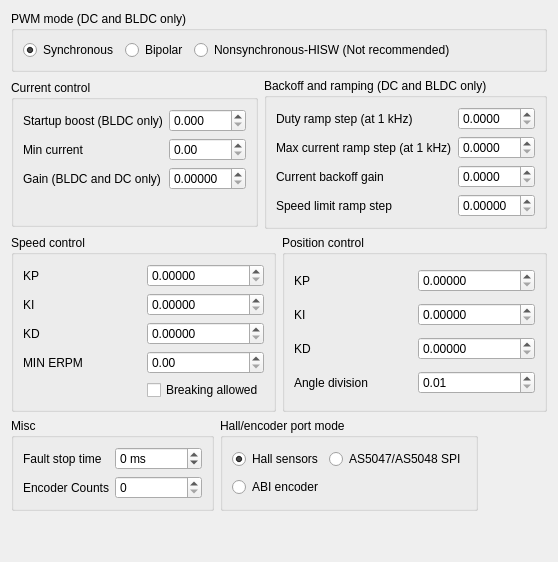
            <widget class="QWidget" name="tab_14">
             <attribute name="title">
              <string>Advanced</string>
             </attribute>
             <layout class="QVBoxLayout" name="verticalLayout_27">
              <item>
               <widget class="QGroupBox" name="groupBox_13">
                <property name="title">
                 <string>PWM mode (DC and BLDC only)</string>
                </property>
                <layout class="QHBoxLayout" name="horizontalLayout_44">
                 <item>
                  <widget class="QRadioButton" name="mcconfPwmModeSyncButton">
                   <property name="text">
                    <string>Synchronous</string>
                   </property>
                   <property name="checked">
                    <bool>true</bool>
                   </property>
                  </widget>
                 </item>
                 <item>
                  <widget class="QRadioButton" name="mcconfPwmModeBipolarButton">
                   <property name="text">
                    <string>Bipolar</string>
                   </property>
                  </widget>
                 </item>
                 <item>
                  <widget class="QRadioButton" name="mcconfPwmModeNonsyncHiswButton">
                   <property name="text">
                    <string>Nonsynchronous-HISW (Not recommended)</string>
                   </property>
                  </widget>
                 </item>
                 <item>
                  <spacer name="horizontalSpacer_21">
                   <property name="orientation">
                    <enum>Qt::Horizontal</enum>
                   </property>
                   <property name="sizeHint" stdset="0">
                    <size>
                     <width>40</width>
                     <height>20</height>
                    </size>
                   </property>
                  </spacer>
                 </item>
                </layout>
               </widget>
              </item>
              <item>
               <layout class="QHBoxLayout" name="horizontalLayout_23">
                <item>
                 <widget class="QGroupBox" name="groupBox_14">
                  <property name="sizePolicy">
                   <sizepolicy hsizetype="Preferred" vsizetype="Fixed">
                    <horstretch>0</horstretch>
                    <verstretch>0</verstretch>
                   </sizepolicy>
                  </property>
                  <property name="title">
                   <string>Current control</string>
                  </property>
                  <layout class="QGridLayout" name="gridLayout_14">
                   <item row="0" column="0">
                    <widget class="QLabel" name="label_34">
                     <property name="text">
                      <string>Startup boost (BLDC only)</string>
                     </property>
                    </widget>
                   </item>
                   <item row="0" column="1">
                    <widget class="QDoubleSpinBox" name="mcconfCcBoostBox">
                     <property name="decimals">
                      <number>3</number>
                     </property>
                     <property name="maximum">
                      <double>1.000000000000000</double>
                     </property>
                     <property name="singleStep">
                      <double>0.010000000000000</double>
                     </property>
                    </widget>
                   </item>
                   <item row="1" column="0">
                    <widget class="QLabel" name="label_35">
                     <property name="text">
                      <string>Min current</string>
                     </property>
                    </widget>
                   </item>
                   <item row="1" column="1">
                    <widget class="QDoubleSpinBox" name="mcconfCcMinBox"/>
                   </item>
                   <item row="2" column="0">
                    <widget class="QLabel" name="label_36">
                     <property name="toolTip">
                      <string>Only change this if you know what you are doing</string>
                     </property>
                     <property name="text">
                      <string>Gain (BLDC and DC only)</string>
                     </property>
                    </widget>
                   </item>
                   <item row="2" column="1">
                    <widget class="QDoubleSpinBox" name="mcconfCcGainBox">
                     <property name="decimals">
                      <number>5</number>
                     </property>
                     <property name="maximum">
                      <double>50.000000000000000</double>
                     </property>
                     <property name="singleStep">
                      <double>0.000100000000000</double>
                     </property>
                    </widget>
                   </item>
                   <item row="3" column="1">
                    <spacer name="verticalSpacer_16">
                     <property name="orientation">
                      <enum>Qt::Vertical</enum>
                     </property>
                     <property name="sizeType">
                      <enum>QSizePolicy::Preferred</enum>
                     </property>
                     <property name="sizeHint" stdset="0">
                      <size>
                       <width>20</width>
                       <height>25</height>
                      </size>
                     </property>
                    </spacer>
                   </item>
                  </layout>
                 </widget>
                </item>
                <item>
                 <widget class="QGroupBox" name="groupBox_37">
                  <property name="title">
                   <string>Backoff and ramping (DC and BLDC only)</string>
                  </property>
                  <property name="flat">
                   <bool>false</bool>
                  </property>
                  <property name="checkable">
                   <bool>false</bool>
                  </property>
                  <layout class="QGridLayout" name="gridLayout_37">
                   <item row="0" column="0">
                    <widget class="QLabel" name="label_3">
                     <property name="text">
                      <string>Duty ramp step (at 1 kHz)</string>
                     </property>
                    </widget>
                   </item>
                   <item row="0" column="1">
                    <widget class="QDoubleSpinBox" name="mcconfMDutyRampStepBox">
                     <property name="decimals">
                      <number>4</number>
                     </property>
                     <property name="singleStep">
                      <double>0.010000000000000</double>
                     </property>
                    </widget>
                   </item>
                   <item row="1" column="0">
                    <widget class="QLabel" name="label_69">
                     <property name="text">
                      <string>Max current ramp step (at 1 kHz)</string>
                     </property>
                    </widget>
                   </item>
                   <item row="1" column="1">
                    <widget class="QDoubleSpinBox" name="mcconfCcMaxRampStepBox">
                     <property name="decimals">
                      <number>4</number>
                     </property>
                     <property name="maximum">
                      <double>50.000000000000000</double>
                     </property>
                     <property name="singleStep">
                      <double>0.010000000000000</double>
                     </property>
                    </widget>
                   </item>
                   <item row="2" column="0">
                    <widget class="QLabel" name="label_85">
                     <property name="text">
                      <string>Current backoff gain</string>
                     </property>
                    </widget>
                   </item>
                   <item row="2" column="1">
                    <widget class="QDoubleSpinBox" name="mcconfMCurrentBackoffGainBox">
                     <property name="decimals">
                      <number>4</number>
                     </property>
                     <property name="singleStep">
                      <double>0.010000000000000</double>
                     </property>
                    </widget>
                   </item>
                   <item row="3" column="0">
                    <widget class="QLabel" name="label_33">
                     <property name="text">
                      <string>Speed limit ramp step</string>
                     </property>
                    </widget>
                   </item>
                   <item row="3" column="1">
                    <widget class="QDoubleSpinBox" name="mcconfMDutyRampStepSpeedLimBox">
                     <property name="decimals">
                      <number>5</number>
                     </property>
                     <property name="singleStep">
                      <double>0.000100000000000</double>
                     </property>
                    </widget>
                   </item>
                  </layout>
                 </widget>
                </item>
               </layout>
              </item>
              <item>
               <layout class="QHBoxLayout" name="horizontalLayout_39">
                <item>
                 <widget class="QGroupBox" name="groupBox_15">
                  <property name="sizePolicy">
                   <sizepolicy hsizetype="Preferred" vsizetype="Fixed">
                    <horstretch>0</horstretch>
                    <verstretch>0</verstretch>
                   </sizepolicy>
                  </property>
                  <property name="title">
                   <string>Speed control</string>
                  </property>
                  <layout class="QGridLayout" name="gridLayout_15">
                   <item row="0" column="0">
                    <widget class="QLabel" name="label_37">
                     <property name="text">
                      <string>KP</string>
                     </property>
                    </widget>
                   </item>
                   <item row="0" column="1">
                    <widget class="QDoubleSpinBox" name="mcconfSpidKpBox">
                     <property name="decimals">
                      <number>5</number>
                     </property>
                     <property name="singleStep">
                      <double>0.000100000000000</double>
                     </property>
                    </widget>
                   </item>
                   <item row="1" column="0">
                    <widget class="QLabel" name="label_38">
                     <property name="text">
                      <string>KI</string>
                     </property>
                    </widget>
                   </item>
                   <item row="1" column="1">
                    <widget class="QDoubleSpinBox" name="mcconfSpidKiBox">
                     <property name="decimals">
                      <number>5</number>
                     </property>
                     <property name="singleStep">
                      <double>0.000100000000000</double>
                     </property>
                    </widget>
                   </item>
                   <item row="2" column="0">
                    <widget class="QLabel" name="label_39">
                     <property name="text">
                      <string>KD</string>
                     </property>
                    </widget>
                   </item>
                   <item row="2" column="1">
                    <widget class="QDoubleSpinBox" name="mcconfSpidKdBox">
                     <property name="decimals">
                      <number>5</number>
                     </property>
                     <property name="singleStep">
                      <double>0.000100000000000</double>
                     </property>
                    </widget>
                   </item>
                   <item row="3" column="0">
                    <widget class="QLabel" name="label_40">
                     <property name="text">
                      <string>MIN ERPM</string>
                     </property>
                    </widget>
                   </item>
                   <item row="3" column="1">
                    <widget class="QDoubleSpinBox" name="mcconfSpidMinRpmBox">
                     <property name="maximum">
                      <double>200000.000000000000000</double>
                     </property>
                     <property name="singleStep">
                      <double>100.000000000000000</double>
                     </property>
                    </widget>
                   </item>
                   <item row="4" column="1">
                    <widget class="QCheckBox" name="mcconfSpidBreakingEnabled">
                     <property name="toolTip">
                      <string>&lt;html&gt;&lt;head/&gt;&lt;body&gt;&lt;p&gt;Do not break at PID speed control. This enables smooth carving.&lt;/p&gt;&lt;/body&gt;&lt;/html&gt;</string>
                     </property>
                     <property name="text">
                      <string>Breaking allowed</string>
                     </property>
                    </widget>
                   </item>
                  </layout>
                 </widget>
                </item>
                <item>
                 <widget class="QGroupBox" name="groupBox_30">
                  <property name="sizePolicy">
                   <sizepolicy hsizetype="Preferred" vsizetype="Preferred">
                    <horstretch>0</horstretch>
                    <verstretch>0</verstretch>
                   </sizepolicy>
                  </property>
                  <property name="title">
                   <string>Position control</string>
                  </property>
                  <layout class="QGridLayout" name="gridLayout_26">
                   <item row="0" column="0">
                    <widget class="QLabel" name="label_68">
                     <property name="text">
                      <string>KP</string>
                     </property>
                    </widget>
                   </item>
                   <item row="1" column="1">
                    <widget class="QDoubleSpinBox" name="mcconfPpidKiBox">
                     <property name="decimals">
                      <number>5</number>
                     </property>
                     <property name="singleStep">
                      <double>0.000100000000000</double>
                     </property>
                    </widget>
                   </item>
                   <item row="1" column="0">
                    <widget class="QLabel" name="label_70">
                     <property name="text">
                      <string>KI</string>
                     </property>
                    </widget>
                   </item>
                   <item row="2" column="1">
                    <widget class="QDoubleSpinBox" name="mcconfPpidKdBox">
                     <property name="decimals">
                      <number>5</number>
                     </property>
                     <property name="singleStep">
                      <double>0.000100000000000</double>
                     </property>
                    </widget>
                   </item>
                   <item row="2" column="0">
                    <widget class="QLabel" name="label_71">
                     <property name="text">
                      <string>KD</string>
                     </property>
                    </widget>
                   </item>
                   <item row="0" column="1">
                    <widget class="QDoubleSpinBox" name="mcconfPpidKpBox">
                     <property name="decimals">
                      <number>5</number>
                     </property>
                     <property name="singleStep">
                      <double>0.000100000000000</double>
                     </property>
                    </widget>
                   </item>
                   <item row="3" column="0">
                    <widget class="QLabel" name="label_11">
                     <property name="text">
                      <string>Angle division</string>
                     </property>
                    </widget>
                   </item>
                   <item row="3" column="1">
                    <widget class="QDoubleSpinBox" name="mcconfPpidAngDivBox">
                     <property name="minimum">
                      <double>0.010000000000000</double>
                     </property>
                     <property name="maximum">
                      <double>10000.000000000000000</double>
                     </property>
                    </widget>
                   </item>
                  </layout>
                 </widget>
                </item>
               </layout>
              </item>
              <item>
               <layout class="QHBoxLayout" name="horizontalLayout_53">
                <item>
                 <widget class="QGroupBox" name="groupBox_17">
                  <property name="title">
                   <string>Misc</string>
                  </property>
                  <layout class="QGridLayout" name="gridLayout_38">
                   <item row="0" column="1">
                    <widget class="QLabel" name="label_4">
                     <property name="text">
                      <string>Fault stop time</string>
                     </property>
                    </widget>
                   </item>
                   <item row="1" column="2">
                    <widget class="QSpinBox" name="mcconfMEncoderCountBox">
                     <property name="maximum">
                      <number>1000000</number>
                     </property>
                     <property name="singleStep">
                      <number>100</number>
                     </property>
                    </widget>
                   </item>
                   <item row="0" column="2">
                    <widget class="QSpinBox" name="mcconfMFaultStopTimeBox">
                     <property name="suffix">
                      <string> ms</string>
                     </property>
                     <property name="minimum">
                      <number>-1</number>
                     </property>
                     <property name="maximum">
                      <number>40000000</number>
                     </property>
                     <property name="singleStep">
                      <number>500</number>
                     </property>
                    </widget>
                   </item>
                   <item row="1" column="1">
                    <widget class="QLabel" name="label_91">
                     <property name="text">
                      <string>Encoder Counts</string>
                     </property>
                    </widget>
                   </item>
                  </layout>
                 </widget>
                </item>
                <item>
                 <widget class="QGroupBox" name="groupBox_3">
                  <property name="title">
                   <string>Hall/encoder port mode</string>
                  </property>
                  <layout class="QGridLayout" name="gridLayout_43">
                   <item row="0" column="0">
                    <widget class="QRadioButton" name="mcconfMSensorHallButton">
                     <property name="text">
                      <string>Hall sensors</string>
                     </property>
                     <property name="checked">
                      <bool>true</bool>
                     </property>
                    </widget>
                   </item>
                   <item row="0" column="1">
                    <widget class="QRadioButton" name="mcconfMSensorAsSpiButton">
                     <property name="text">
                      <string>AS5047/AS5048 SPI</string>
                     </property>
                    </widget>
                   </item>
                   <item row="1" column="0">
                    <widget class="QRadioButton" name="mcconfMSensorAbiButton">
                     <property name="text">
                      <string>ABI encoder</string>
                     </property>
                    </widget>
                   </item>
                  </layout>
                 </widget>
                </item>
                <item>
                 <spacer name="horizontalSpacer_22">
                  <property name="orientation">
                   <enum>Qt::Horizontal</enum>
                  </property>
                  <property name="sizeHint" stdset="0">
                   <size>
                    <width>40</width>
                    <height>20</height>
                   </size>
                  </property>
                 </spacer>
                </item>
               </layout>
              </item>
              <item>
               <spacer name="verticalSpacer_8">
                <property name="orientation">
                 <enum>Qt::Vertical</enum>
                </property>
                <property name="sizeHint" stdset="0">
                 <size>
                  <width>20</width>
                  <height>40</height>
                 </size>
                </property>
               </spacer>
              </item>
             </layout>
            </widget>
